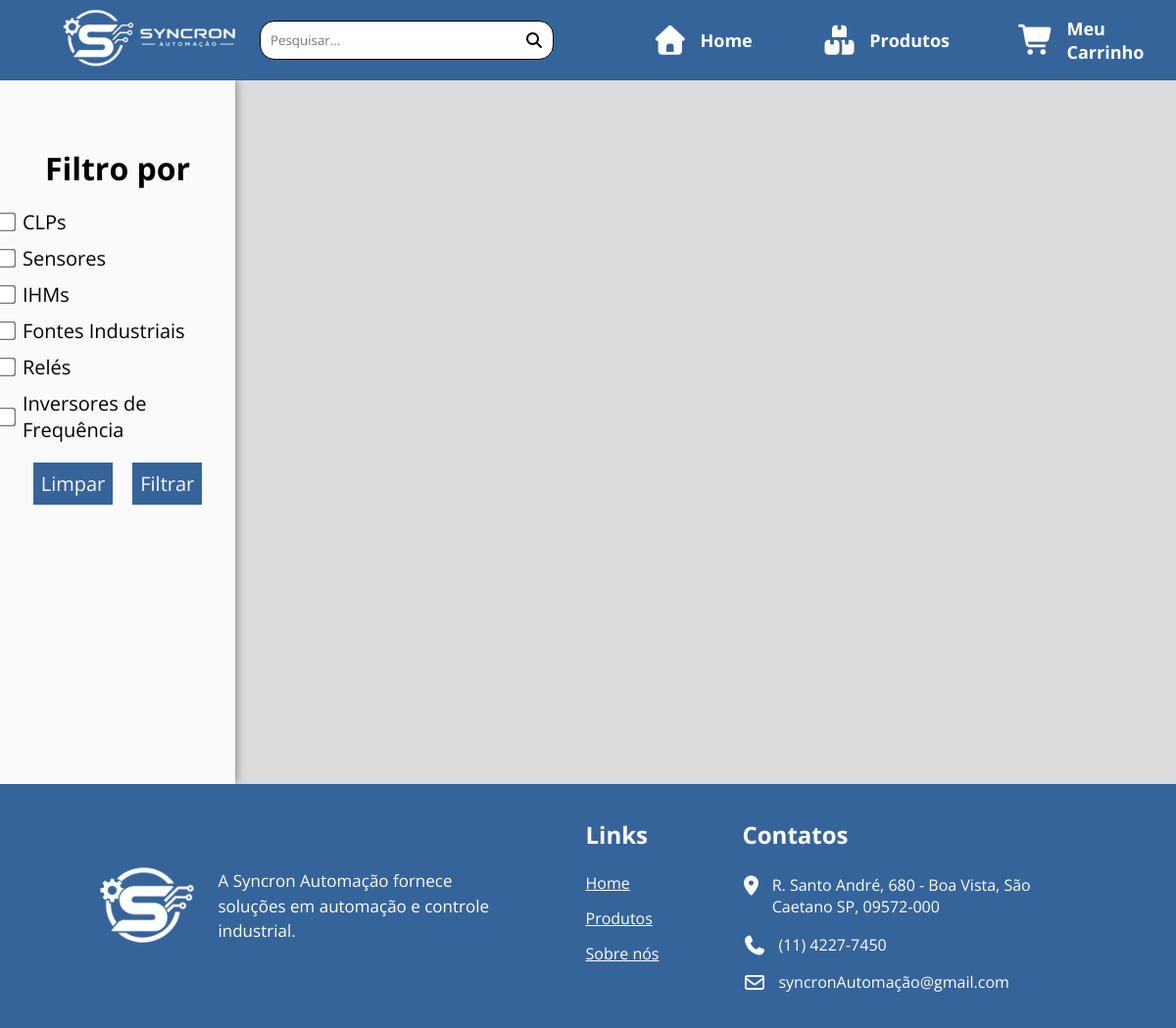
/pages/produtos.php?pesquisa=CLP Siemens S7-1200, run on an earlier commit of the app's database.
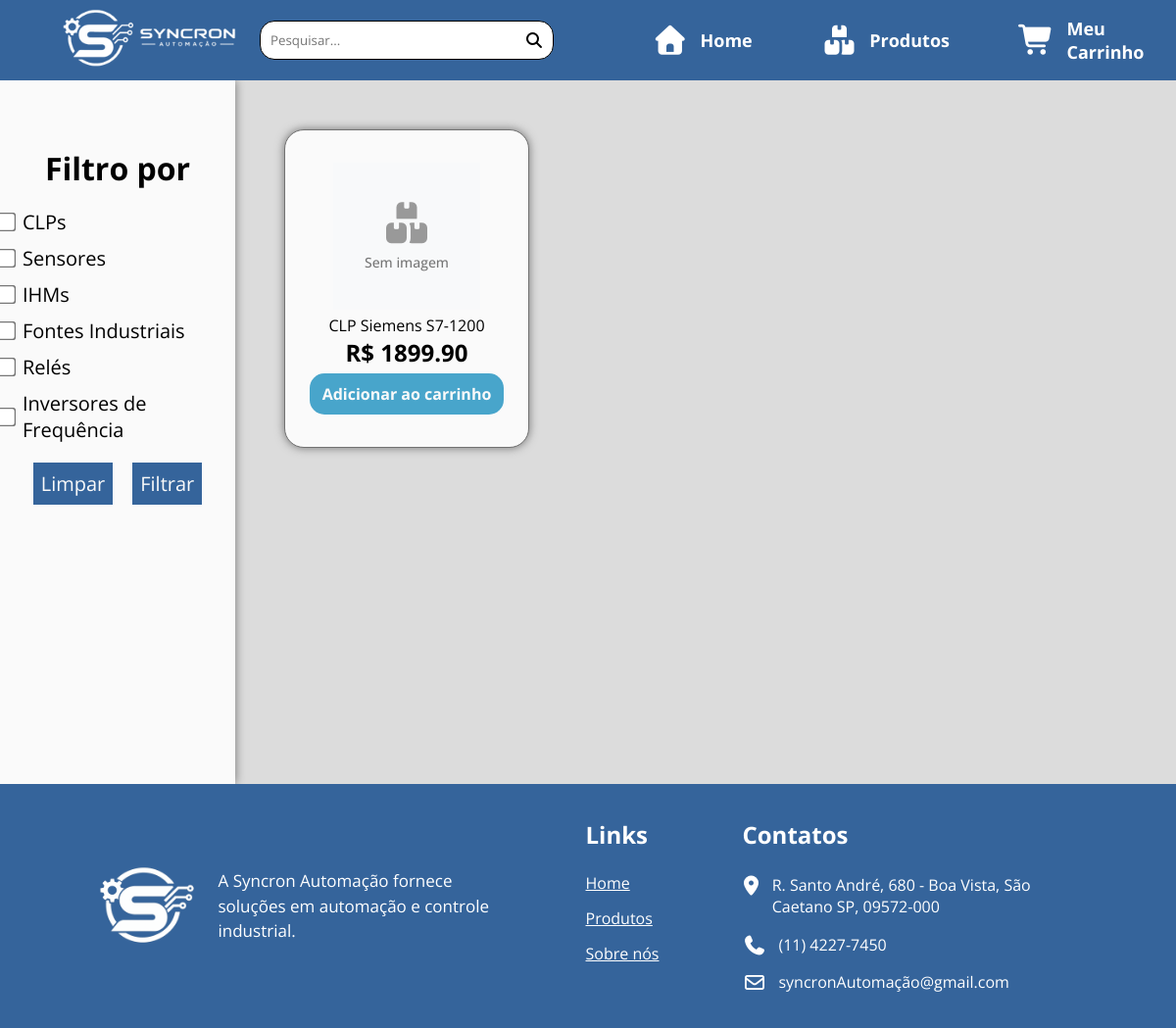
And on a later commit of the database.
### tables this page shows
CREATE TABLE `produtos` (
  `id_produto` int(11) NOT NULL,
  `nome` varchar(60) NOT NULL,
  `data_cadastro` date NOT NULL DEFAULT curdate(),
  `quantidade_estoque` int(11) NOT NULL,
  `preco_unitario` decimal(10,2) NOT NULL,
  `descricao` varchar(1000) NOT NULL,
  `categoria` varchar(40) NOT NULL,
  `foto` varchar(255) DEFAULT NULL
);

### includes/crud.php (called while the page is built, shortened)
<?php
try {
    function readAll($pdo, $table, $where = null) {
        $sql = "SELECT * FROM $table";
        if ($where) {
            $sql .= " WHERE $where";
        }
        $stmt = $pdo->query($sql);
        return $stmt->fetchAll(PDO::FETCH_ASSOC);
    }
} catch (PDOException $e) {
    die("Erro de conexão: " . $e->getMessage());
}

### pages/produtos.php (the view, shortened to what this page needs)
<?php
require_once "../includes/crud.php";
require_once "../includes/session.php";
$categoriasFiltradas = $_GET["categorias"] ?? [];
$pesquisa = $_GET["pesquisa"] ?? null;
if($pesquisa != null){
    $produtos = readAll($pdo, "produtos", "nome LIKE '%$pesquisa%'");
} else {
    $produtos = readAll($pdo, 'produtos');
}
?>
<!DOCTYPE html>
<html lang="pt-br">
<head>
    <?php require_once "../includes/meta-links.php"; ?>
    <link rel="stylesheet" href="../assets/produtos.css">
</head>
<body>
    <?php include '../includes/header.php'; ?>
    <main class="main">
        <aside class="filtro-sidebar">
            <form action="produtos.php" method="GET">
                <h2>Filtro por</h2>
                <div class="checkboxes-container">
                    <div>
                        <input type="checkbox" name="categorias[]" id="clps" value="CLPs" <?php echo (in_array("CLPs", $categoriasFiltradas) ? 'checked' : '') ?>>
                        <label for="clps">CLPs</label>
                    </div>
                    <div>
                        <input type="checkbox" name="categorias[]" id="sensores" value="Sensores" <?php echo (in_array("Sensores", $categoriasFiltradas) ? 'checked' : '') ?>>
                        <label for="sensores">Sensores</label>
                    </div>
                    <div>
                        <input type="checkbox" name="categorias[]" id="ihms" value="IHMs" <?php echo (in_array("IHMs", $categoriasFiltradas) ? 'checked' : '') ?>>
                        <label for="ihms">IHMs</label>
                    </div>
                    <div>
                        <input type="checkbox" name="categorias[]" id="fontes" value="Fontes Industriais" <?php echo (in_array("Fontes Industriais", $categoriasFiltradas) ? 'checked' : '') ?>>
                        <label for="fontes">Fontes Industriais</label>
                    </div>
                    <div>
                        <input type="checkbox" name="categorias[]" id="reles" value="Relés" <?php echo (in_array("Relés", $categoriasFiltradas) ? 'checked' : '') ?>>
                        <label for="reles">Relés</label>
                    </div>
                    <div>
                        <input type="checkbox" name="categorias[]" id="inversores" value="Inversores de Frequência" <?php echo (in_array("Inversores de Frequência", $categoriasFiltradas) ? 'checked' : '') ?>>
                        <label for="inversores">Inversores de Frequência</label>
                    </div>
                </div>
                <div class="botoes-container">
                    <a href="produtos.php">Limpar</a>
                    <button type="submit">Filtrar</button>
                </div>
            </form>
        </aside>
        <div class="produtos-container">
            <?php
                if($produtos){
                    foreach($produtos as $produto){
                        if(empty($categoriasFiltradas) || in_array($produto["categoria"], $categoriasFiltradas)){
            ?>
            <div class="cor" onclick="window.location.href='informacoes-produto.php?id-produto=<?php echo $produto['id_produto']; ?>'">
                <div>
                    <div class="placeholder-img">
                        <i class="fa-solid fa-boxes-stacked"></i>
                        <span>Sem imagem</span>
                    </div>
                </div>
                <div class="info">
                    <p><?php echo $produto['nome']; ?></p>
                    <h2 class="preco">R$ <?php echo $produto['preco_unitario']; ?></h2>
                </div>
                <a href="carrinho.php?id_produto=<?php echo $produto["id_produto"]; ?>" class="botao">Adicionar ao carrinho</a>
            </div>
            <?php
                    }
                }
            }
            ?>
        </div>
    </main>
    <?php include '../includes/footer.php'; ?>
</body>
</html>

What changed in the data, as far as the page shows it:
now on this page (row edited): produtos: nome "CLP Siemens S7-1200", preco_unitario "1899.90"
